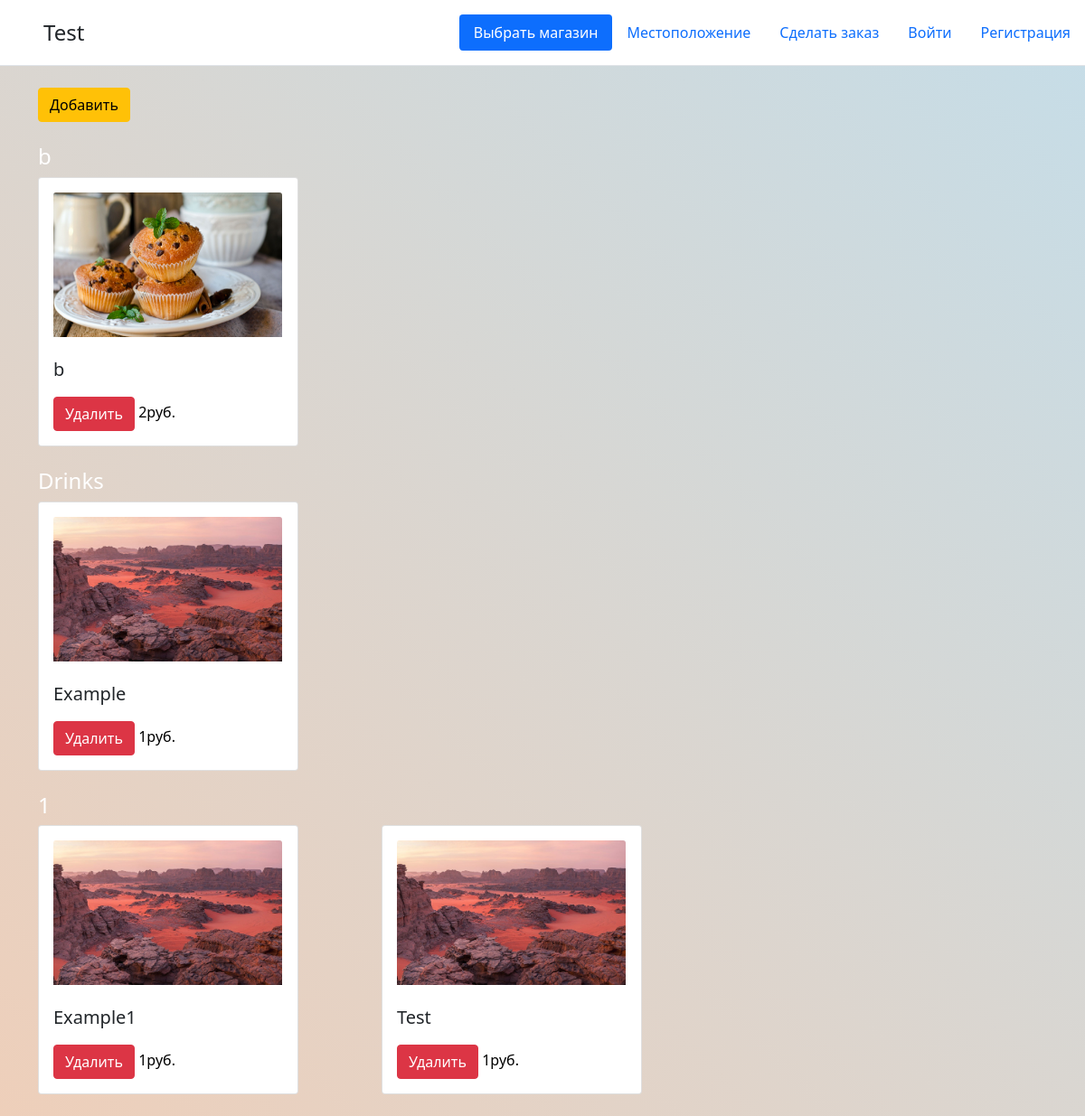
Screenshot of /change_menu with the database file from the repository.
### data/shops.py (models this page shows)
class Shops(SqlAlchemyBase):
    __tablename__ = 'shops'
    id = sqlalchemy.Column(sqlalchemy.Integer,
                           primary_key=True, autoincrement=True)
    name = sqlalchemy.Column(sqlalchemy.String)
    tg_name = sqlalchemy.Column(sqlalchemy.String)
    specific_gps = sqlalchemy.Column(sqlalchemy.String)
    which_map = sqlalchemy.Column(sqlalchemy.Integer)
    color = sqlalchemy.Column(sqlalchemy.String)

### data/meals.py (models this page shows)
class Meals(SqlAlchemyBase):
    __tablename__ = 'menu'
    id = sqlalchemy.Column(sqlalchemy.Integer,
                           primary_key=True, autoincrement=True)
    name = sqlalchemy.Column(sqlalchemy.String)
    shop_id = sqlalchemy.Column(sqlalchemy.Integer,
                                sqlalchemy.ForeignKey("shops.id"))
    shop = orm.relation('Shops')
    category = sqlalchemy.Column(sqlalchemy.String)
    price = sqlalchemy.Column(sqlalchemy.Integer)
    pic = sqlalchemy.Column(sqlalchemy.String, nullable=True)
    in_stock = sqlalchemy.Column(sqlalchemy.Boolean)

### main.py (the view)
@app.route('/change_menu', methods=['GET', 'POST'])
def change_menu():
    db_sess = db_session.create_session()
    try:
        basket_user = [int(i) for i in current_user.basket.split(', ')]
    except Exception:
        basket_user = [0]
    a = []
    for i in db_sess.query(Meals).filter(Meals.shop_id == db_sess.query(ShopNow).first().shop_id).all():
        a.append(i.category)
    all_meals = {}
    for i in sorted(list(set(a)), reverse=True):
        a = []
        for m in db_sess.query(Meals).filter(
                Meals.category == i and Meals.shop_id == db_sess.query(ShopNow).first().shop_id):
            a.append([m.name, m.price, m.pic, m.in_stock, basket_user.count(m.id), m.id])
        all_meals[i] = a
    cols = 3
    for i in all_meals:
        n = math.ceil(len(all_meals[i]) / cols)
        dr = [[] for i in range(n)]
        k = 0
        for j in range(len(all_meals[i])):
            dr[k].append(all_meals[i][j])
            if (j + 1) % cols == 0:
                k += 1
        all_meals[i] = [dr, len(dr)]
    n = db_sess.query(ShopNow).first().shop_id
    shop_name = db_sess.query(Shops).filter(Shops.id == n).first().name
    return render_template('change_menu.html', all_meals=all_meals, shop_name=shop_name,
                           shop_id=db_sess.query(ShopNow).filter(ShopNow.id == n).first().shop_id)

### data/db_session.py (called while the page is built)
def create_session() -> Session:
    global __factory
    return __factory()

### templates/change_menu.html
{% extends "base.html" %}
{% block content %}
<a href="/add_meal" class="btn btn-warning">Добавить</a>
<br>
<br>
{% for j in all_meals %}
<h2 style="color: #ffffff; font-size: 24px;">{{ j }}</h2>
{% for c in range(all_meals[j][1]) %}
<div class="row row-cols-1 row-cols-md-3 g-4">
    {% for i in all_meals[j][0][c] %}
    <div class="col">
        <div class="card" style="width: 18rem; height: 18 rem;">
            <div class="card-body">
                {% if i[2] %}
                <img src="static/img/{{ i[2] }}" class="card-img-top" alt="..." style="width: 15.8rem; height: 10rem;">
                <br>
                {% endif %}
                <br>
                <h5 class="card-title" style="padding-bottom: 10px">{{ i[0] }}</h5>
                <a href="/delete_meal/{{ i[-1] }}" class="btn btn-danger">Удалить</a>
                <a style="color: #000000">{{ i[1] }}руб.</a>
            </div>
        </div>
    </div>
    {% endfor %}
</div>
<br>
{% endfor %}
{% endfor %}
{% endblock %}

### templates/base.html (shortened to what this page needs)
<!doctype html>
<html lang="en">
<head>
    <link rel="stylesheet"
          href="https://cdn.jsdelivr.net/npm/bootstrap@5.0.0-beta1/dist/css/bootstrap.min.css"
>
    <link rel="stylesheet" href="/static/css/style.css" type="text/css"/>
</head>
<body>
<div class="container1">
    <header class="d-flex flex-wrap justify-content-center py-3 mb-4 border-bottom">
        <a href="/" class="d-flex align-items-center mb-3 mb-md-0 me-md-auto text-dark text-decoration-none">
            <svg class="bi me-2" width="40" height="32">
                <use xlink:href="#bootstrap"></use>
            </svg>
            <span class="fs-4">{{ shop_name }}</span>
        </a>
        <ul class="nav nav-pills">
            <li class="nav-item">
                <a class="nav-link active" aria-current="page" href="/">Выбрать магазин</a>
            </li>
            <li class="nav-item">
                <a class="nav-link" aria-current="page" href="/gps">Местоположение</a>
            </li>
            {% if current_user.is_authenticated and current_user.admin == 0 %}
            <li class="nav-item">
                <a class="nav-link" href="/menu">Сделать заказ</a>
            </li>
            <li class="nav-item">
                <a class="nav-link" href="/orders_history">История заказов</a>
            </li>
            <li class="nav-item">
                <a class="nav-link" href="/basket">Корзина</a>
            </li>
            <li class="nav-item">
                <a class="nav-link" href="/logout">Выйти из аккаунта</a>
            </li>
            {% else %}
            <li class="nav-item">
                <a class="nav-link" href="/menu">Сделать заказ</a>
            </li>
            <li class="nav-item">
                <a class="nav-link" href="/login">Войти</a>
            </li>
            <li class="nav-item">
                <a class="nav-link" href="register">Регистрация</a>
            </li>
            {% endif %}
        </ul>
    </header>
</div>
<main role="main" class="container">
    {% block content %}{% endblock %}
</main>
</body>
</html>

### static/css/style.css (style rules this page uses)
.container1 { width: 100%; max-width: 20000px; margin: 0 auto; background-color:#ffffff; }
body { background: linear-gradient(45deg, #EECFBA, #C5DDE8) no-repeat center center fixed; background-size: cover; }

### rows the page displays
Shops: name "Test"
Meals: pic (picture), i "b", i "2"
Meals: category "Drinks", pic (picture), name "Example", i "1"
Meals: pic (picture), name "Example1", i "1"
Meals: pic (picture), name "Test", i "1"

### other values shown
{{ j }} "b" "1"
